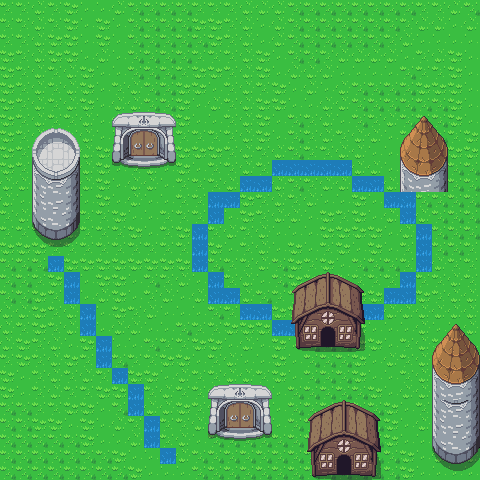

This game map was drawn from its Tiled (.tmx) file and the tilesets committed beside it. A one-line description and the full map source follow:
An orthogonal 30x30 tile map with 16x16 px tiles, 2 tile layers (Tile Layer 1, TopLayer) and 3 objects.

<map version="1.5" tiledversion="1.7.0" orientation="orthogonal" renderorder="right-down" width="30" height="30" tilewidth="16" tileheight="16" infinite="0" nextlayerid="6" nextobjectid="4">
 <tileset firstgid="1" source="Overworld.tsx" />
 <layer id="1" name="Tile Layer 1" width="30" height="30">
  <data encoding="csv">
368,368,369,368,408,409,409,369,1175,1175,1175,1175,368,368,368,369,369,369,1175,1175,1175,1175,1175,1175,1175,1175,368,368,369,1175,
368,368,369,368,408,409,408,409,1175,1175,1175,1175,408,408,368,369,409,369,1175,1175,1175,1175,1175,1175,1175,368,369,369,409,369,
368,368,369,408,408,409,408,409,1175,1175,1175,1175,1175,408,368,369,409,369,1175,1175,1175,1175,1175,1175,368,369,409,409,409,409,
408,368,369,408,408,409,369,409,1175,1175,1175,1175,368,368,368,369,408,409,1175,1175,368,369,369,369,369,409,368,369,408,409,
408,368,369,368,369,408,409,409,1175,1175,1175,368,408,408,368,369,408,409,369,369,369,409,409,409,409,1175,368,368,408,409,
408,368,369,368,369,408,409,368,369,1175,1175,408,408,409,368,369,368,408,409,369,409,369,1175,1175,1175,1175,408,408,408,409,
408,368,369,368,369,408,409,369,369,1175,1175,408,409,369,368,369,408,408,409,409,369,369,1175,1175,1175,1175,1175,1175,408,409,
408,368,369,368,368,369,409,369,409,1175,1175,408,409,409,368,369,408,409,1175,368,369,409,1175,368,369,1175,1175,1175,408,409,
408,368,369,368,368,369,409,409,1175,368,369,368,368,368,368,369,408,409,1175,368,369,368,369,369,409,1175,1175,1175,368,408,
408,368,369,408,368,369,408,409,1175,368,369,408,408,408,368,369,368,369,1175,368,368,369,369,409,409,369,1175,1175,408,408,
408,368,369,408,368,369,408,409,368,369,409,408,409,368,368,369,368,259,259,259,259,259,369,369,409,369,1175,1175,1175,1175,
369,369,369,369,368,369,408,409,369,369,409,368,368,368,369,259,259,369,1175,368,369,369,259,259,369,369,1175,1175,1175,1175,
369,409,409,409,369,409,408,409,369,409,409,368,368,259,259,408,368,369,368,369,409,409,408,409,259,259,1175,1175,1175,1175,
368,369,368,408,409,368,368,408,409,409,368,368,368,259,409,408,368,369,369,409,408,368,408,409,369,259,369,1175,1175,1175,
368,368,368,368,369,368,368,368,408,409,368,408,259,368,369,368,369,409,409,409,408,408,408,408,409,369,259,1175,1175,1175,
408,408,408,368,368,368,368,368,368,368,368,368,259,408,409,368,369,409,408,409,368,408,409,408,409,368,259,1175,1175,368,
1175,1175,1175,259,408,408,408,408,408,408,408,408,259,1175,368,368,369,1175,408,368,408,409,1175,1175,1175,368,259,369,368,368,
1175,1175,368,408,259,409,408,408,409,1175,368,369,409,259,368,369,409,1175,408,408,408,368,368,368,368,259,368,368,369,368,
1175,1175,408,368,259,409,369,408,409,368,369,409,369,259,259,369,1175,368,368,368,368,408,408,408,259,259,408,368,369,369,
369,369,408,368,369,259,409,408,368,369,409,409,409,1175,368,259,259,408,408,408,408,409,259,259,369,369,369,369,369,369,
369,368,408,368,369,259,409,369,369,409,409,1175,368,368,408,408,408,259,259,259,259,259,408,409,409,409,369,409,409,369,
369,408,368,369,409,408,259,409,409,1175,368,368,408,408,409,369,409,408,409,1175,1175,1175,408,408,409,368,369,408,409,409,
368,408,368,369,408,368,259,1175,368,368,408,408,409,368,369,409,409,408,409,1175,1175,1175,408,409,369,368,369,408,409,1175,
408,409,368,369,368,369,368,259,408,408,409,369,368,368,369,369,368,408,409,1175,1175,1175,408,409,409,368,369,408,409,1175,
408,409,368,369,368,368,408,408,259,368,369,368,368,369,409,368,408,409,1175,1175,1175,1175,1175,408,409,369,369,369,409,1175,
1175,1175,368,368,408,408,409,1175,259,369,369,408,368,369,408,368,408,409,1175,1175,1175,1175,1175,1175,408,409,368,369,1175,1175,
1175,1175,408,408,409,408,409,369,368,259,368,368,369,409,1175,408,408,409,1175,1175,1175,1175,1175,1175,408,409,369,368,369,1248,
1175,1175,1175,1175,1175,408,409,409,369,259,368,369,409,1175,1175,1175,1175,1175,1175,1175,1175,1175,1175,1175,408,409,409,368,369,1288,
1175,1175,1175,1175,1175,1175,1175,408,409,409,259,369,1175,1175,1175,1175,1175,1175,1175,1175,1175,1175,1175,1175,1175,408,409,369,369,369,
1175,1175,1175,1175,1175,1175,1175,1175,408,409,409,409,1175,1175,1175,1175,1175,1175,1175,1175,1175,1175,1175,1175,1175,408,409,409,409,409
</data>
 </layer>
 <layer id="5" name="TopLayer" width="30" height="30">
  <data encoding="csv">
0,0,0,0,0,0,0,0,0,0,0,0,0,0,0,0,0,0,0,0,0,0,0,0,0,0,0,0,0,0,
0,0,0,0,0,0,0,0,0,0,0,0,0,0,0,0,0,0,0,0,0,0,0,0,0,0,0,0,0,0,
0,0,0,0,0,0,0,0,0,0,0,0,0,0,0,0,0,0,0,0,0,0,0,0,0,0,0,0,0,0,
0,0,0,0,0,0,0,0,0,0,0,0,0,0,0,0,0,0,0,0,0,0,0,0,0,0,0,0,0,0,
0,0,0,0,0,0,0,0,0,0,0,0,0,0,0,0,0,0,0,0,0,0,0,0,0,0,0,0,0,0,
0,0,0,0,0,0,0,0,0,0,0,0,0,0,0,0,0,0,0,0,0,0,0,0,0,0,0,0,0,0,
0,0,0,0,0,0,0,0,0,0,0,0,0,0,0,0,0,0,0,0,0,0,0,0,0,0,0,0,0,0,
0,0,0,0,0,0,0,1245,1246,1247,1248,0,0,0,0,0,0,0,0,0,0,0,0,0,0,884,885,886,0,0,
0,0,841,842,843,0,0,1285,1286,1287,1288,0,0,0,0,0,0,0,0,0,0,0,0,0,0,924,925,926,0,0,
0,0,881,882,883,0,0,1325,1326,1327,1328,0,0,0,0,0,0,0,0,0,0,0,0,0,0,964,965,966,0,0,
0,0,921,922,923,0,0,1365,1366,1367,1368,0,0,0,0,0,0,0,0,0,0,0,0,0,0,1004,1005,1006,0,0,
0,0,961,962,963,0,0,0,0,0,0,0,0,0,0,0,0,0,0,0,0,0,0,0,0,1044,1045,1046,0,0,
0,0,1001,1002,1003,0,0,0,0,0,0,0,0,0,0,0,0,0,0,0,0,0,0,0,0,0,0,0,0,0,
0,0,1041,1042,1043,0,0,0,0,0,0,0,0,0,0,0,0,0,0,0,0,0,0,0,0,0,0,0,0,0,
0,0,1081,1082,1083,0,0,0,0,0,0,0,0,0,0,0,0,0,0,0,0,0,0,0,0,0,0,0,0,0,
0,0,1121,1122,1123,0,0,0,0,0,0,0,0,0,0,0,0,0,0,0,0,0,0,0,0,0,0,0,0,0,
0,0,0,0,0,0,0,0,0,0,0,0,0,0,0,0,0,0,0,0,0,0,0,0,0,0,0,0,0,0,
0,0,0,0,0,0,0,0,0,0,0,0,0,0,0,0,0,0,7,8,9,10,11,0,0,0,0,0,0,0,
0,0,0,0,0,0,0,0,0,0,0,0,0,0,0,0,0,0,47,48,49,50,51,0,0,0,0,0,0,0,
0,0,0,0,0,0,0,0,0,0,0,0,0,0,0,0,0,0,87,88,89,90,91,0,0,0,0,0,0,0,
0,0,0,0,0,0,0,0,0,0,0,0,0,0,0,0,0,0,127,128,129,130,131,0,0,0,0,884,885,886,
0,0,0,0,0,0,0,0,0,0,0,0,0,0,0,0,0,0,167,168,169,170,171,0,0,0,0,924,925,926,
0,0,0,0,0,0,0,0,0,0,0,0,0,0,0,0,0,0,0,0,0,0,0,0,0,0,0,964,965,966,
0,0,0,0,0,0,0,0,0,0,0,0,0,0,0,0,0,0,0,0,0,0,0,0,0,0,0,1004,1005,1006,
0,0,0,0,0,0,0,0,0,0,0,0,0,1245,1246,1247,1248,0,0,0,0,0,0,0,0,0,0,1044,1045,1046,
0,0,0,0,0,0,0,0,0,0,0,0,0,1285,1286,1287,1288,0,0,7,8,9,10,11,0,0,0,961,962,963,
0,0,0,0,0,0,0,0,0,0,0,0,0,1325,1326,1327,1328,0,0,47,48,49,50,51,0,0,0,1001,1002,1003,
0,0,0,0,0,0,0,0,0,0,0,0,0,1365,1366,1367,1368,0,0,87,88,89,90,91,0,0,0,1041,1042,1043,
0,0,0,0,0,0,0,0,0,0,0,0,0,0,0,0,0,0,0,127,128,129,130,131,0,0,0,1081,1082,1083,
0,0,0,0,0,0,0,0,0,0,0,0,0,0,0,0,0,0,0,167,168,169,170,171,0,0,0,1121,1122,1123
</data>
 </layer>
 <objectgroup id="2" name="Object Layer 1" visible="0">
  <object id="1" x="228.53" y="255.793" width="74.573" height="60.1395" />
  <object id="2" x="335.178" y="330.366" width="65.7525" height="60.9414">
   <ellipse />
  </object>
  <object id="3" x="106.647" y="292.679">
   <polygon points="0,0 -1.60372,119.477 61.7432,29.6688" />
  </object>
 </objectgroup>
</map>
